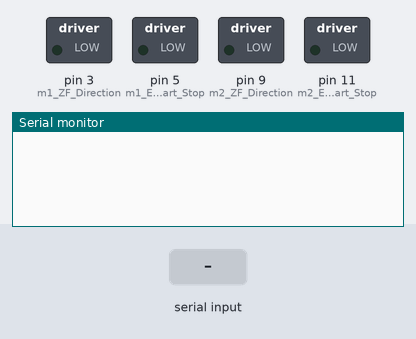
This sketch was run on a simulated Arduino Mega 2560, built with avr-gcc and run on an emulated ATmega2560. Shown: switched loads named in the sketch (green lamp = pin HIGH), the last lines printed to the serial monitor. The test bench sets the inputs (shaded band).

Above: at 1.2 s.
1.3 s: "forward" received over Serial
At 3.1 s:
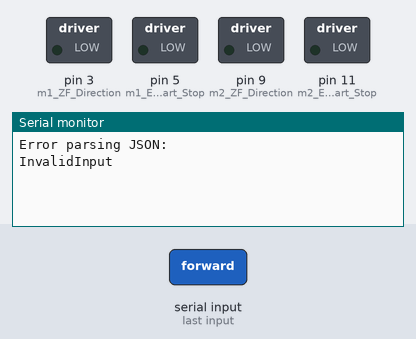
3.8 s: "1" received over Serial
At 6.3 s:
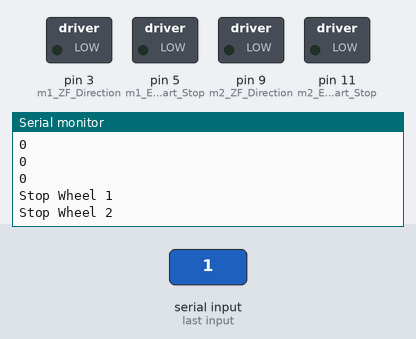

Measured:
- after the input at 1.3 s, the serial monitor: prints a new line after 1.0 s (image 1)
- after the input at 3.8 s, the serial monitor: prints a new line after 1.0 s (image 2)

The sketch:

two_driver_code.ino
```cpp
#include <ArduinoJson.h>

//#######################################
// GPIO mappings for Arduino Mega 2560
//#######################################

int m1_EL_Start_Stop = 5; // EL
int m1_Signal_hall = 4;   // Signal - Hall sensor
int m1_ZF_Direction = 3;  // ZF
int m1_VR_speed = 2;      // VR

int m2_EL_Start_Stop = 11; // EL
int m2_Signal_hall = 10;   // Signal - Hall sensor
int m2_ZF_Direction = 9;  // ZF
int m2_VR_speed = 8;      // VR

int pos = 0;
int steps = 10;

int speed1 = 30;
String direction1;

int speed2 = 30;
String direction2;

void plus() {
  pos++; //count steps
  Serial.println(pos);
  if (pos >= steps) {
    wheelStop();
    pos = 0;
  }
}

void setup() {
  // put your setup code here, to run once:
  Serial.begin(115200);
  //wheel 1 - Setup pin mode
  pinMode(m1_EL_Start_Stop, OUTPUT); //stop/start - EL
  pinMode(m1_Signal_hall, INPUT);    //plus       - Signal
  pinMode(m1_ZF_Direction, OUTPUT);  //direction  - ZF
  //wheel 2 - Setup pin mode
  pinMode(m2_EL_Start_Stop, OUTPUT); //stop/start - EL
  pinMode(m2_Signal_hall, INPUT);    //plus       - Signal
  pinMode(m2_ZF_Direction, OUTPUT);  //direction  - ZF
  //Hall sensor detection - Count steps
  attachInterrupt(digitalPinToInterrupt(m1_Signal_hall), plus, CHANGE);
  attachInterrupt(digitalPinToInterrupt(m2_Signal_hall), plus, CHANGE);
}

void drive() {
  // {"direction1":"forward","direction2":"forward","steps":"300","speed1":"150","speed2":"150"}

  if (direction1 == "forward" && pos < steps) {
    wheelMoveForward(1); // Move wheel 1 forward
  } else if (direction1 == "backward" && pos < steps) {
    wheelMoveBackward(1); // Move wheel 1 backward
  } else {
    Serial.println("Stop Wheel 1");
    digitalWrite(m1_EL_Start_Stop, LOW);
  }

  if (direction2 == "forward" && pos < steps) {
    wheelMoveForward(2); // Move wheel 2 forward
  } else if (direction2 == "backward" && pos < steps) {
    wheelMoveBackward(2); // Move wheel 2 backward
  } else {
    Serial.println("Stop Wheel 2");
    digitalWrite(m2_EL_Start_Stop, LOW);
  }
}

void wheelStop() {
  digitalWrite(m1_EL_Start_Stop, LOW);
  digitalWrite(m2_EL_Start_Stop, LOW);
}

void wheelMoveForward(int wheel) {
  if (wheel == 1) {
    analogWrite(m1_VR_speed, speed1);
    digitalWrite(m1_EL_Start_Stop, HIGH);
    digitalWrite(m1_ZF_Direction, HIGH);
  } else if (wheel == 2) {
    analogWrite(m2_VR_speed, speed2);
    digitalWrite(m2_EL_Start_Stop, HIGH);
    digitalWrite(m2_ZF_Direction, HIGH);
  }
}

void wheelMoveBackward(int wheel) {
  if (wheel == 1) {
    analogWrite(m1_VR_speed, speed1);
    digitalWrite(m1_EL_Start_Stop, HIGH);
    digitalWrite(m1_ZF_Direction, LOW);
  } else if (wheel == 2) {
    analogWrite(m2_VR_speed, speed2);
    digitalWrite(m2_EL_Start_Stop, HIGH);
    digitalWrite(m2_ZF_Direction, LOW);
  }
}

void loop() {
  if (Serial.available() > 0) {
    String command = Serial.readString();

    DynamicJsonDocument doc(512);
    DeserializationError error = deserializeJson(doc, command);

    if (!error) {
      direction1 = doc["direction1"].as<String>();
      Serial.println(direction1);
      direction2 = doc["direction2"].as<String>();
      Serial.println(direction2);
      steps = doc["steps"];
      Serial.println(steps);
      speed1 = doc["speed1"];
      Serial.println(speed1);
      speed2 = doc["speed2"];
      Serial.println(speed2);
      drive();
    } else {
      Serial.println("Error parsing JSON: ");
      Serial.println(error.c_str());
    }
  }
}
```
